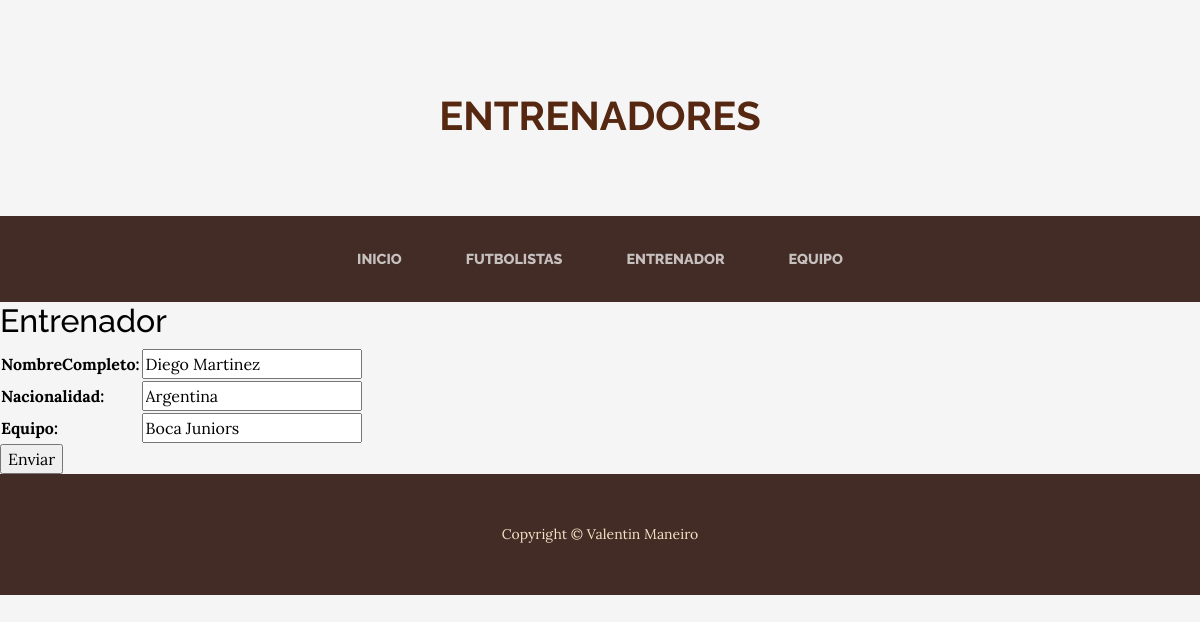
Screenshot of /editar_entrenador/2 with the database file from the repository.
### aplicacion/models.py (models this page shows)
class Entrenador(models.Model):
    nombreCompleto = models.CharField(max_length=60)
    nacionalidad = models.CharField(max_length=60)
    equipo = models.CharField(max_length=60)

### aplicacion/views.py (the view)
# urls.py: path('editar_entrenador/<int:pk>', EntrenadorUpdate.as_view(), name = "editar_entrenador"),
class EntrenadorUpdate(UpdateView):
    model = Entrenador
    fields = ['nombreCompleto', 'nacionalidad', 'equipo']
    success_url = reverse_lazy('entrenador')

### aplicacion/templates/aplicacion/entrenador_form.html (shortened to what this page needs)
{% extends 'aplicacion/base.html' %}
{% load static %}
{% block titulo %}Entrenadores{% endblock titulo %}
{% block contenido %}
    <h2>Entrenador</h2>
    <form action="" method="POST">
        <table>
            {{ form.as_table }}
        </table>
        <input type="submit" value="Enviar">
    </form>
{% endblock contenido %}

### rows the page displays
Entrenador: nombreCompleto "Diego Martinez", nacionalidad "Argentina", equipo "Boca Juniors"
